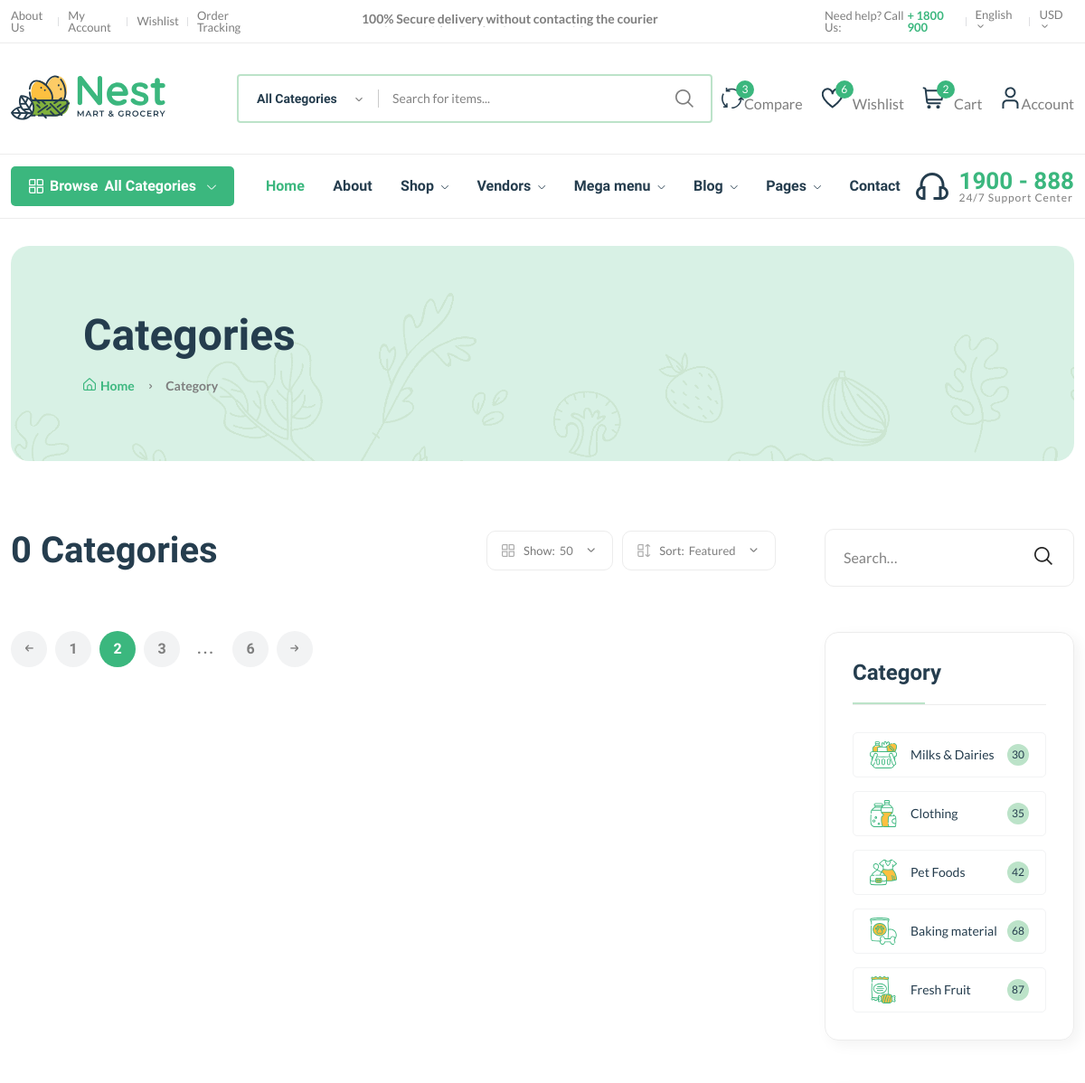
The app's page /category/ (upper part), older data.
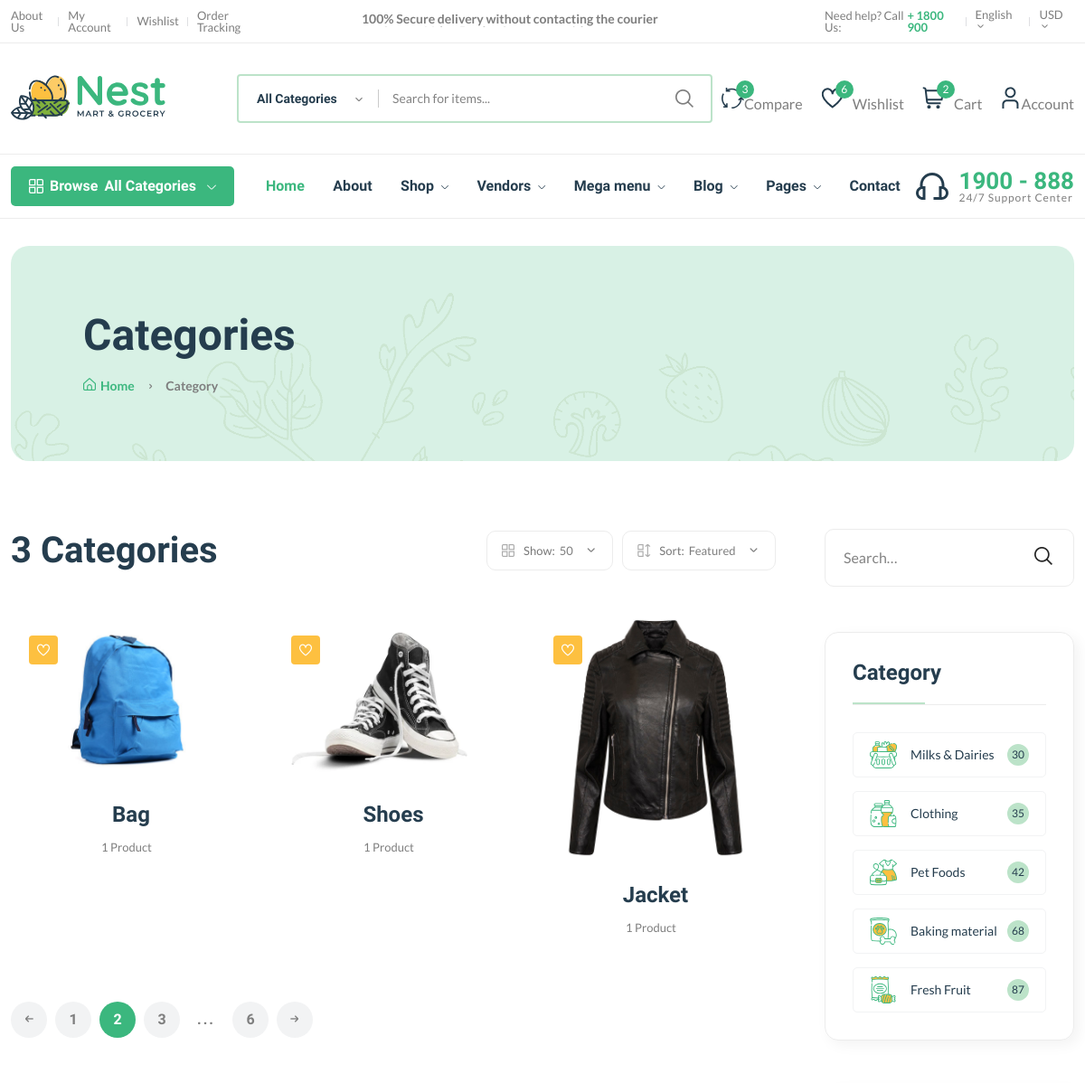
The same page, newer data.
### core/models.py (models this page shows, shortened)
class Category(models.Model):
    cid = ShortUUIDField(unique=True, max_length=15,
                         prefix="cat", alphabet="abcdefgh12345")
    title = models.CharField(max_length=255)
    image = models.ImageField(upload_to='category')
    class Meta:
        verbose_name = 'Category'
        verbose_name_plural = 'Categories'

### core/views.py (the view)
# urls.py: path('category/', views.category_list_view, name='category-list'),
def category_list_view(request):
    categories = Category.objects.all()
    context = {
        'categories': categories
    }
    return render(request, 'core/category-list.html', context)

### templates/core/category-list.html (shortened to what the changed rows need)
{% extends "partials/base.html" %}
{% load static %}
{% block content %}
 <main class="main">
        <div class="page-header mt-30 mb-75">
            <div class="container">
                <div class="archive-header">
                    <div class="row align-items-center">
                        <div class="col-xl-3">
                            <h1 class="mb-15">Categories</h1>
                        </div>
                    </div>
                </div>
            </div>
        </div>
        <div class="page-content mb-50">
            <div class="container">
                <div class="row">
                    <div class="col-lg-9">
                        <div class="shop-product-fillter mb-50 pr-30">
                            <div class="totall-product">
                                <h2>
                                    {{categories.count}} Categories
                                </h2>
                            </div>
                        </div>
                        <div class="loop-grid pr-30">
                            <div class="row">
                                {% for category in categories %}
                                <article class="col-xl-4 col-lg-6 col-md-6 text-center hover-up mb-30 animated">
                                    <div class="post-thumb">
                                        <a href='blog-post-right.html'>
                                            <img class="border-radius-15" src="{{ category.image.url }}" alt="" />
                                        </a>
                                        <div class="entry-meta">
                                            <a class='entry-meta meta-2' href='blog-category-grid.html'><i class="fi-rs-heart"></i></a>
                                        </div>
                                    </div>
                                    <div class="entry-content-2">
                                        <h4 class="post-title mb-15">
                                            <a href='blog-post-right.html'>{{category.title }}</a>
                                        </h4>
                                        <div class="entry-meta font-xs color-grey mt-10 pb-10">
                                            <div>
                                                <span class="hit-count mr-10">{{category.category.count}} Product{{category.category.count | pluralize:"s"}}</span>
                                            </div>
                                        </div>
                                    </div>
                                </article>
                                {% endfor %}
                            </div>
                        </div>
                    </div>
                </div>
            </div>
        </div>
    </main>
{% endblock content %}

Row changes from the older to the newer data that the page shows:
added Category: image (picture), title "Bag", category.count "1"
added Category: image (picture), title "Shoes", category.count "1"
added Category: image (picture), title "Jacket", category.count "1"
Text that changed along with them:
{{ categories.count }}: "0" → "3"
